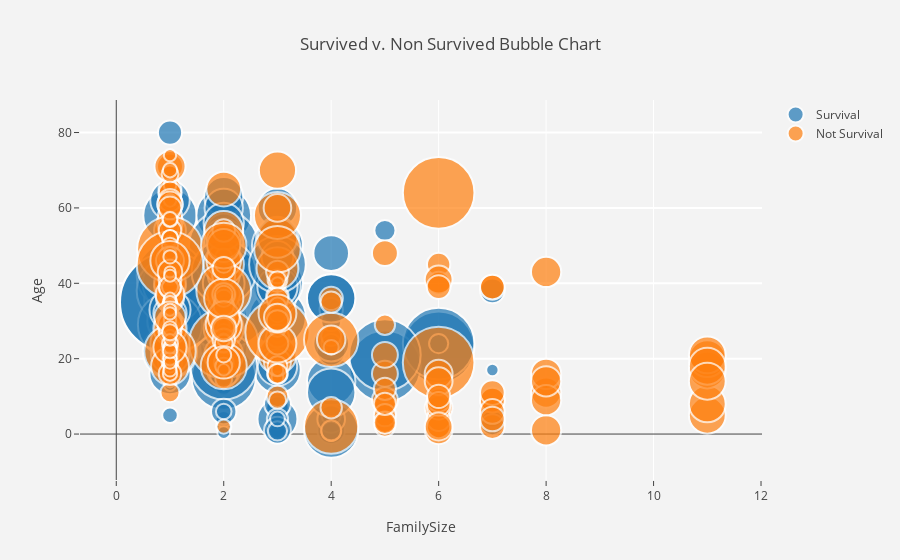

The cell this chart's notebook holds for it:
### Markdown cell above
Plot the FamilySize vs Age with Fare as the size of the bubble

### Code cell
sizeref = 2.*max(titanic_df['Fare'])/(100**2)

# Survived
trace0 = go.Scatter(
    x=titanic_df['FamilySize'][titanic_df['Survived'] == 1],
    y=titanic_df['Age'][titanic_df['Survived'] == 1],
    mode='markers',
    name='Survival',
    marker=dict(
        symbol='circle',
        sizemode='area',
        sizeref=sizeref,
        size=titanic_df['Fare'][titanic_df['Survived'] == 1],
        line=dict(
            width=2
        ),
    )
)
# Non Survived
trace1 = go.Scatter(
    x=titanic_df['FamilySize'][titanic_df['Survived'] == 0],
    y=titanic_df['Age'][titanic_df['Survived'] == 0],
    mode='markers',
    name='Not Survival',
    marker=dict(
        sizemode='area',
        sizeref=sizeref,
        size=titanic_df['Fare'][titanic_df['Survived'] == 0],
        line=dict(
            width=2
        ),
    )
)
# define data
data = [trace0, trace1]
# define layout
layout = go.Layout(
    title='Survived v. Non Survived Bubble Chart',
    xaxis=dict(
        title='FamilySize',
        gridcolor='rgb(255, 255, 255)',
        zerolinewidth=1,
        ticklen=5,
        gridwidth=1,
    ),
    yaxis=dict(
        title='Age',
        gridcolor='rgb(255, 255, 255)',
        zerolinewidth=1,
        ticklen=5,
        gridwidth=2,
    ),
    paper_bgcolor='rgb(243, 243, 243)',
    plot_bgcolor='rgb(243, 243, 243)',
)
# define figure
fig = go.Figure(data=data, layout=layout)
iplot(fig, filename='Survival v. Non Survival Bubble Chart')

### Figure 1 — Plotly figure (JSON) as saved in the notebook; plotly's stock layout.template omitted (floating-point values rounded to 4 significant figures; data arrays with more than 128 entries replaced by an {"elided": "..."} marker saying what was removed)
{"data": [{"marker": {"line": {"width": 2}, "size": {"elided": "342 float values"}, "sizemode": "area", "sizeref": 0.1025, "symbol": "circle"}, "mode": "markers", "name": "Survival", "type": "scatter", "uid": "29237883-2cc6-4c51-bbdf-78ae413149ca", "x": {"elided": "342 int values"}, "y": {"elided": "342 float values"}}, {"marker": {"line": {"width": 2}, "size": {"elided": "545 float values"}, "sizemode": "area", "sizeref": 0.1025}, "mode": "markers", "name": "Not Survival", "type": "scatter", "uid": "928cd2e2-9d9a-4521-91dd-43ea715b1f9b", "x": {"elided": "545 int values"}, "y": {"elided": "545 float values"}}], "layout": {"autosize": true, "paper_bgcolor": "rgb(243, 243, 243)", "plot_bgcolor": "rgb(243, 243, 243)", "title": {"text": "Survived v. Non Survived Bubble Chart"}, "xaxis": {"autorange": true, "gridcolor": "rgb(255, 255, 255)", "gridwidth": 1, "range": [-0.8166, 12.08], "ticklen": 5, "title": {"text": "FamilySize"}, "type": "linear", "zerolinewidth": 1}, "yaxis": {"autorange": true, "gridcolor": "rgb(255, 255, 255)", "gridwidth": 2, "range": [-16.52, 90.74], "ticklen": 5, "title": {"text": "Age"}, "type": "linear", "zerolinewidth": 1}}}
